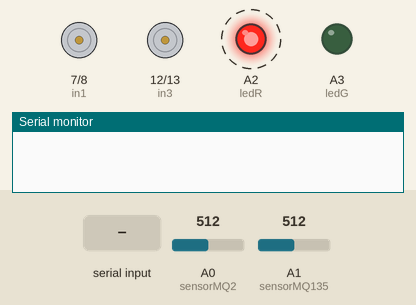
Simulated run of this sketch. Board: Arduino Uno, built with avr-gcc and run on an emulated ATmega328P. Shown: motor-driver pin pairs drawn as motors (green arrow = first pin HIGH = forward, orange = second pin HIGH = backward, longer = more drive, scaled by the enable pin), output pins drawn as LEDs (lit = HIGH), the last lines printed to the serial monitor. Dashed ring = blinking. The inputs (shaded band) are chosen by the test bench; at power-on: A0 (sensorMQ2) = 512, A1 (sensorMQ135) = 512.

Above: at 1.25 s.
1.3 s: "F" received over Serial
At 1.45 s:
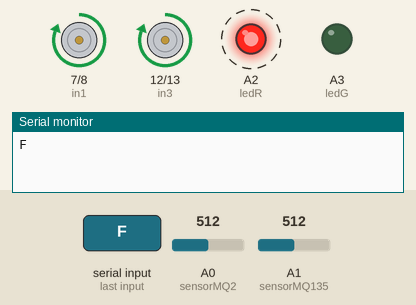
4.3 s: "L" received over Serial
At 4.45 s:
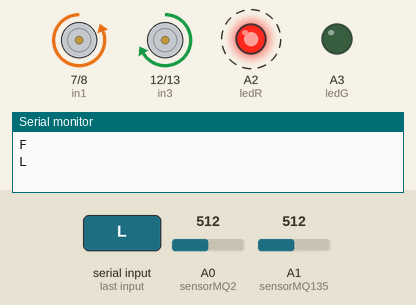
7.3 s: "R" received over Serial
At 7.46 s:
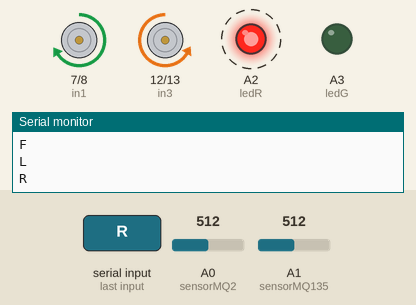
10.3 s: "B" received over Serial
At 10.46 s:
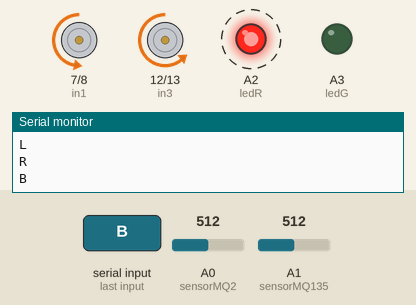
13.3 s: "G" received over Serial
At 13.47 s:
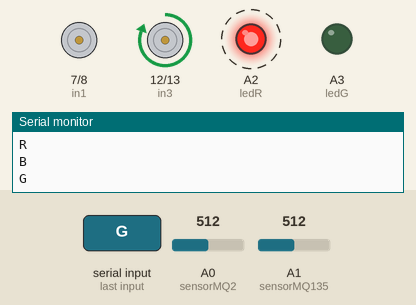
16.3 s: "I" received over Serial
At 16.47 s:
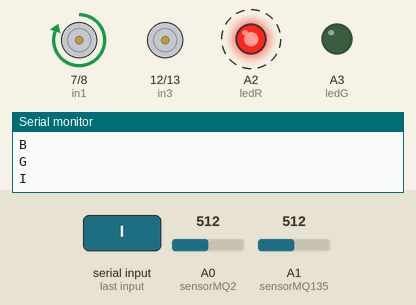
Timing chart, 0 to 20.3 s (numbered marks = the images above; inputs shaded):
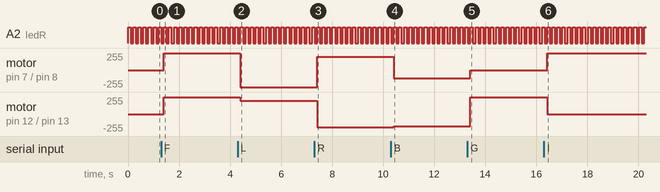

The sketch:

Robot-Receiver-Code.ino
```cpp
int sensorMQ2 = A0; //Buat sensor MQ-2
int sensorMQ135 = A1; //Buat sensor MQ-135
int ledR = A2;
int ledG = A3;

//MOTOR SPEED
int enA = 3;
int enB = 5;
//LEFT MOTOR
int in1 = 7;
int in2 = 8;
//RIGHT MOTOR
int in3 = 12;
int in4 = 13;

char val = 0;

void maju()
{
       //MOTOR KIRI
      digitalWrite(in1, HIGH);
      digitalWrite(in2, LOW);
       analogWrite(enA, 255);
      //MOTOR KANAN
      digitalWrite(in3, HIGH);
      digitalWrite(in4, LOW);
      analogWrite(enB,255);
}
void kiri()
{
        //MOTOR KIRI
      digitalWrite(in1, LOW);
      digitalWrite(in2, HIGH);
      analogWrite(enB, 198);
      //MOTOR KANAN
      digitalWrite(in3, HIGH);
      digitalWrite(in4, LOW);
      analogWrite(enB,200);
}
void kanan()
{
      //MOTOR KIRI
      digitalWrite(in1, HIGH);
      digitalWrite(in2, LOW);
      analogWrite(enA, 198);
      //MOTOR KANAN
      digitalWrite(in3, LOW);
      digitalWrite(in4, HIGH);
      analogWrite(enB, 200);
}
void berhenti()
{
      //MOTOR KIRI
      digitalWrite(in1, LOW);
      digitalWrite(in2, LOW);
      //MOTOR KANAN
      digitalWrite(in3, LOW);
      digitalWrite(in4, LOW);
}
void mundur()
{
        //MOTOR KIRI
      digitalWrite(in1, LOW);
      digitalWrite(in2, HIGH);
      analogWrite(enA, 127);
      //MOTOR KANAN
      digitalWrite(in3, LOW);
      digitalWrite(in4, HIGH);
      analogWrite(enB, 180);
}
void majukiri()
{
          //MOTOR KIRI
      digitalWrite(in1, HIGH);
      digitalWrite(in2, LOW);
      analogWrite(enA, 0);
      //MOTOR KANAN
      digitalWrite(in3, HIGH);
      digitalWrite(in4, LOW);
      analogWrite(enB, 255);
}
void majukanan()
{
          //MOTOR KIRI
      digitalWrite(in1, HIGH);
      digitalWrite(in2, LOW);
      analogWrite(enA, 255);
      //MOTOR KANAN
      digitalWrite(in3, HIGH);
      digitalWrite(in4, LOW);
      analogWrite(enB, 0);
}
void mundurkiri()
{
          //MOTOR KIRI
      digitalWrite(in1, LOW);
      digitalWrite(in2, HIGH);
      analogWrite(enA, 0);
      //MOTOR KANAN
      digitalWrite(in3, LOW);
      digitalWrite(in4, HIGH);
      analogWrite(enB, 180);
}
void mundurkanan()
{
          //MOTOR KIRI
      digitalWrite(in1, LOW);
      digitalWrite(in2, HIGH);
      analogWrite(enA, 127);
      //MOTOR KANAN
      digitalWrite(in3, LOW);
      digitalWrite(in4, HIGH);
      analogWrite(enB, 0);
}

void leakage ()
{
    analogWrite(ledG, 0);
    analogWrite(ledR, 1023);
    delay(100);
    analogWrite(ledR, 0);
    delay(100);
}
void setup() {
  // put your setup code here, to run once:
  //MOTOR DRIVER
  pinMode(enA, OUTPUT);
  pinMode(enB, OUTPUT);
  pinMode(in1, OUTPUT);
  pinMode(in2, OUTPUT);
  pinMode(in3, OUTPUT);
  pinMode(in4, OUTPUT);
  pinMode(sensorMQ2, INPUT);
  pinMode(sensorMQ135, INPUT);
  pinMode(ledR, OUTPUT);
  pinMode(ledG, OUTPUT);
  Serial.begin(38400);
}

void loop() {
  // put your main code here, to run repeatedly:
  int sensorValue1 = analogRead(sensorMQ2);
  int sensorValue2 = analogRead(sensorMQ135);
 /* Serial.println(sensorValue1);
  Serial.println(sensorValue2);
  Serial.println("\n"); */

  if (sensorValue1 > 400 || sensorValue2 > 500)
  {
    leakage();
  }
  else {
    analogWrite(ledG, 1023);
    analogWrite(ledR, 0);
  }

  while (Serial.available() > 0)
  {
    val = Serial.read();
    Serial.println(val);
  }
  if (val == 'F')
  {
    maju();
  }
  else if (val == 'L')
  {
    kiri();
  }
  else if (val == 'R')
  {
    kanan();
  }
  else if (val == 'B')
  {
    mundur();
  }
  else if (val == 'G')
  {
    majukiri();
  }
  else if (val == 'I')
  {
    majukanan();
  }
  else if (val == 'H')
  {
    mundurkiri();
  }
  else if (val == 'J')
  {
    mundurkanan();
  }
  else
  {
    berhenti();
  }
}
```

Measured:
- after the input at 1.3 s, motor on pin 7 (in1) / pin 8 (in2), motor on pin 12 (in3) / pin 13 (in4): stopped → forward 255/255 after 0.10 s
- after the input at 4.3 s, motor on pin 7 (in1) / pin 8 (in2): forward 255/255 → backward 255/255 after 0.11 s; motor on pin 12 (in3) / pin 13 (in4): forward 255/255 → forward 200/255 after 0.11 s
- after the input at 7.3 s, motor on pin 7 (in1) / pin 8 (in2): backward 255/255 → forward 198/255 after 0.11 s; motor on pin 12 (in3) / pin 13 (in4): forward 200/255 → backward 200/255 after 0.11 s
- after the input at 10.3 s, motor on pin 7 (in1) / pin 8 (in2): forward 198/255 → backward 127/255 after 0.12 s; motor on pin 12 (in3) / pin 13 (in4): backward 200/255 → backward 180/255 after 0.12 s
- after the input at 13.3 s, motor on pin 7 (in1) / pin 8 (in2): backward 127/255 → stopped after 0.12 s; motor on pin 12 (in3) / pin 13 (in4): backward 180/255 → forward 255/255 after 0.12 s
- after the input at 16.3 s, motor on pin 7 (in1) / pin 8 (in2): stopped → forward 255/255 after 0.12 s; motor on pin 12 (in3) / pin 13 (in4): forward 255/255 → stopped after 0.12 s
- by itself, A2 (ledR): alternates HIGH for 0.10 s and LOW for 0.10 s
